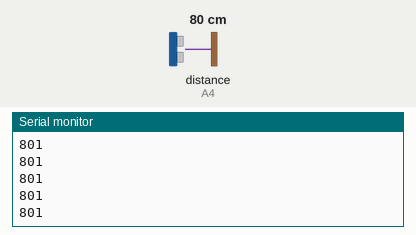
Simulated run of this sketch. Board: Arduino Uno, built with avr-gcc and run on an emulated ATmega328P. Shown: the last lines printed to the serial monitor. Wiring (inferred from the names in the program): ultrasonic range finder: trigger A5; echo A4. The inputs (shaded band) are chosen by the test bench; at power-on: distance to the obstacle (sensor on A4) 80 cm. The echo pulse lasts 58.3 µs per cm.

Above: at 1.2 s.
1.3 s: distance to the obstacle (sensor on A4) set to 2 cm
At 1.8 s:
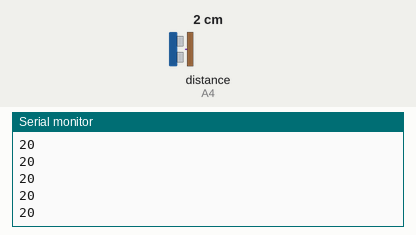
2.8 s: distance to the obstacle (sensor on A4) set to 4 cm
At 3.5 s:
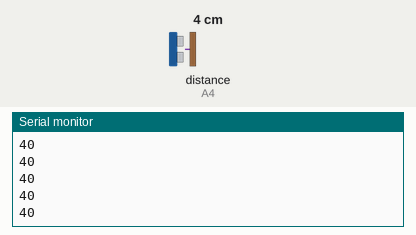
Timing chart, 0 to 5.8 s (numbered marks = the images above; inputs shaded):
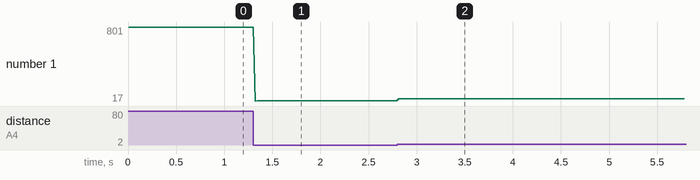

Measured:
- after the input at 1.3 s, the serial monitor: prints a new line at once (image 1)
- after the input at 2.8 s, the serial monitor: prints a new line at once (image 2)
- plotted number 1: 801 → 20 after the input at 1.3 s, 20 → 40 after the input at 2.8 s

The sketch:

ultrasonic_ranger_arduino.ino
```cpp
// Ultrasonic sensor pins
int echoPin = A4;
int trigPin = A5;

void setup()
{
  Serial.begin(9600);
  pinMode(echoPin,INPUT);
  pinMode(trigPin,OUTPUT);
}

long getSonarReadingMillimeters()
{
  digitalWrite(trigPin, LOW);
  delayMicroseconds(2);
  digitalWrite(trigPin, HIGH);
  delayMicroseconds(10);
  digitalWrite(trigPin, LOW);
  long duration_us = pulseIn(echoPin, HIGH);
  long distance_mm = (duration_us / 58.0) * 10;
  return distance_mm;
}

void loop()
{
  long us = getSonarReadingMillimeters(); //Get distance from wall with ultrasonic sensor
  Serial.println(us);
  delay(20);
}
```
